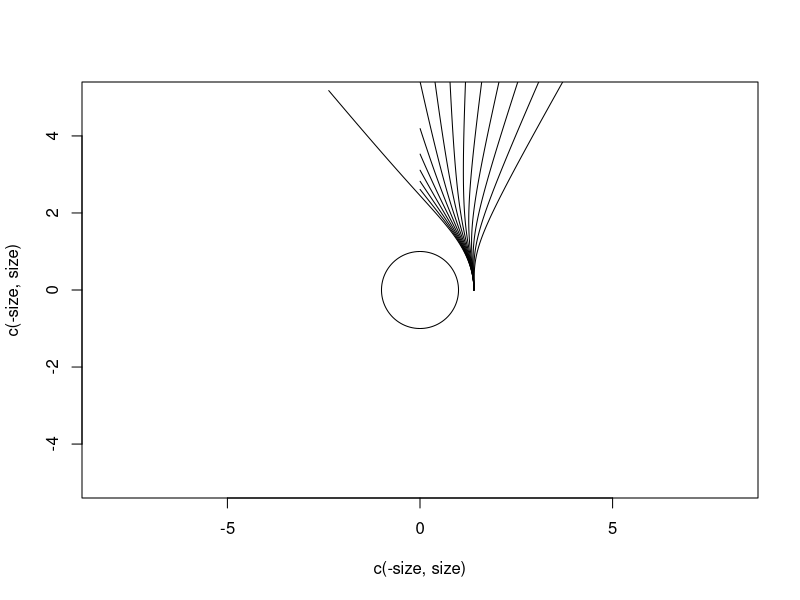

The R script that drew this image:
## ---- chunk 1
knitr::opts_chunk$set(echo = TRUE)
## ---- chunk 2
library("deSolve")
## ---- chunk 3
rdashdash <- function(r,rdash,lambda,M=1/2){
    x <- sqrt(1-2*M/r)
    return(
    (M*(4+lambda*(4-3*x))*r^2 + (-1+lambda*(-1+x))*r^3 + M*(3 + lambda*(3-2*x))*rdash^2 +
     2*r*(M^2*(-2+lambda*(-2+x)) + (-1+lambda*(-1+x))*rdash^2))/((-1+lambda*(-1+x))*r*(-2*M+r))
    )
}
## ---- chunk 4
string <- function(r0,lambda=0,angles=seq(from = 0, to = 0.5, by = 0.01)){

    parameters <- c(lambda = lambda, M = 1/2)
    state <- c(r = r0, rdash = 0)
    times <- angles

    Lorenz <- function(t, state, parameters){
        with(as.list(c(state, parameters)), {
            dr <- rdash
            drdash <- rdashdash(r, rdash, lambda, M)
            list(c(dr, drdash))
        })
    }
    
    out <- ode(y = state, times = times, func = Lorenz, parms = parameters)
    
    
    phi <- out[,1]
    r <- out[,2]
    
    return(cbind(r*cos(phi),r*sin(phi)))
}
## ---- chunk 5

size <- 5
plot(c(-size,size),c(-size,size),type="n",asp=1)
th <- seq(from=0,to=2*pi,len=100)
points(cos(th),sin(th),type='l')  # event horizon
points(string(r0=1.4,lambda= 0,angles=seq(0,2,0.01)),type='l')
for(l in seq(from=-0.1,to=-1.4,by=-0.1)){
    points(string(r0=1.4,lambda=l,angles=seq(0,pi/2,0.01)),type='l')
}
